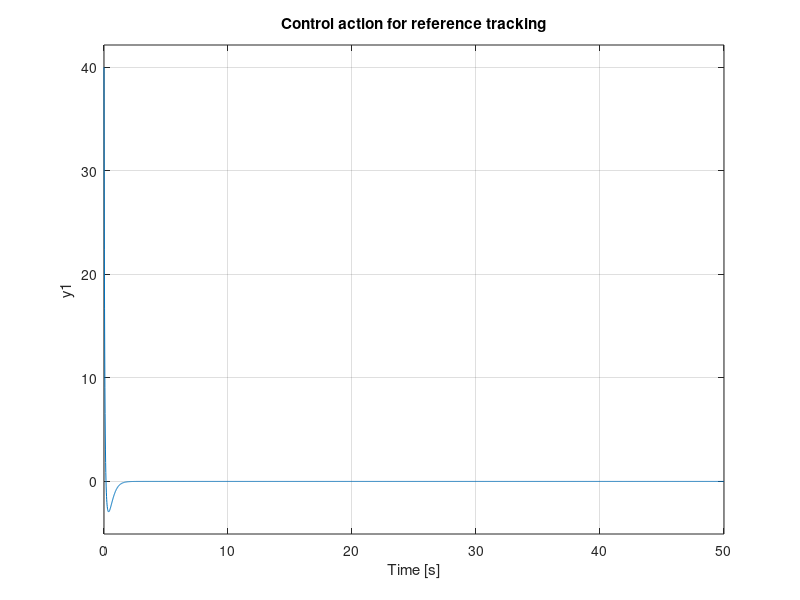
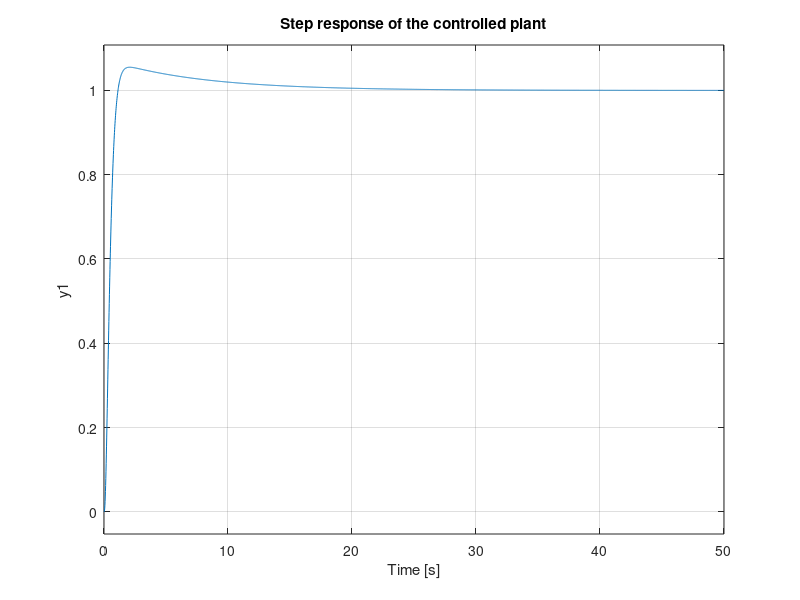
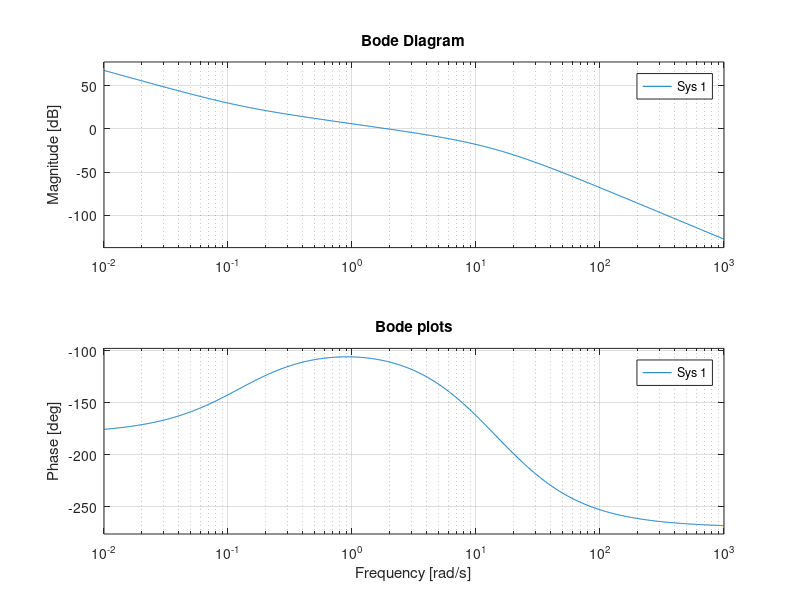

Reproduce these figures in MATLAB, in order.
close all;
clear;
set(0,'defaultfigurecolor',[1 1 1])

sys = tf(1,[0.1, 1, 0, 0]); % G(s)
% wc = 2;
% angle = 80;
% alpha = (1-sin(angle*pi/180))/(1+sin(angle*pi/180));
% T = 1/(wc*sqrt(alpha));
controller = tf(0.25*[8 1],[0.05 1]);
D_sys = feedback(controller*sys,1); % closed loop
u = controller/(1+controller*sys); % control action tf
% figure
% rlocus(D_sys);
figure
step(u);
title('Control action for reference tracking');
figure;
step(D_sys);
%xlim([0 0.5])
title('Step response of the controlled plant');
figure;
% bode(sys);
% hold on;
bode(controller*sys);
title('Bode plots');
%legend('Plant','Controlled plant');
% figure;
% nyquist(controller*sys)
% title('Nyquist plot of the controlled plant');
[Gm, Pm, Wgm, Wpm] = margin(controller*sys);
% figure;
% bode(sys);
% title('Bode plots of the plant')
%export_fig bode_plant.pdf